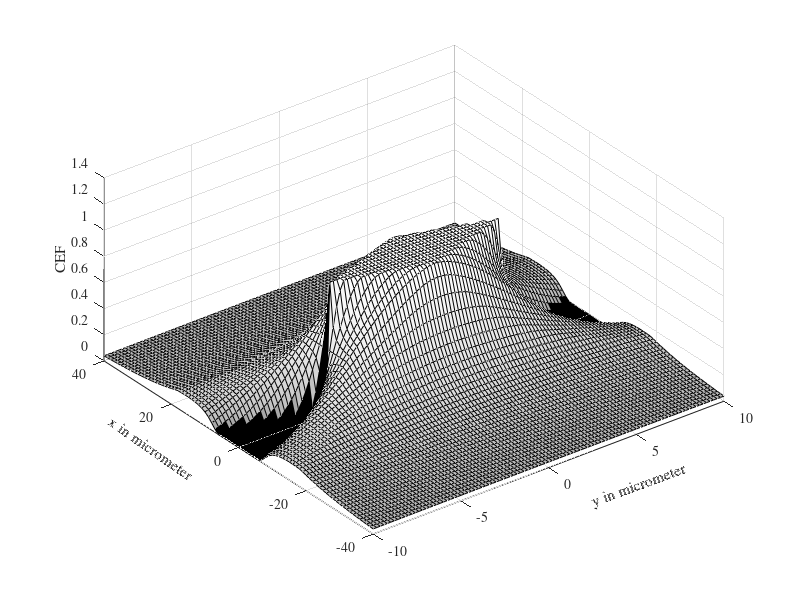

MATLAB code to generate this figure:
% program for the calculation of the detection efficiency distribution
% complete rectangular slit d*l

NA = 0.85;
psi = asin(NA/1.33);
tpsi = tan(psi);
tpsi2 = tan(psi)^2;
d = 10;
l = 10;

close
z = 0;
res = [];
x0 = 0:40;
y0 =0:0.2:10;
fac = 1/pi/(1-cos(psi))/2;

for i = 1:length(x0)
	x = abs(x0(i));
	for j = 1:length(y0)
		y = y0(j);
		if x==0
			res(i,j) = (-d/2<y)*(y<d/2)*(-l/2<z)*(z<l/2);
		else
			t1 = max(-d/2, y-abs(x)*tpsi);
			t2 = min(d/2, y+abs(x)*tpsi);
			step = (t2-t1)/100;
			s = t1 + ((1:100)-0.5)*step;
			f1 = max([-l/2*ones(size(s)) - z; - sqrt(x^2*tpsi2-(s-y).^2)]);
			f2 = min([l/2*ones(size(s)) - z; sqrt(x^2*tpsi2-(s-y).^2)]);
			res(i,j) = fac*step*sum(abs(x)./(x^2+(s-y).^2).*(f2./sqrt(x^2 + f2.^2 + (s-y).^2) - f1./sqrt(x^2 + f1.^2 + (s-y).^2)));
		end
	end
end
res = res.*(imag(res)==0);
res = res.*(res>0);
if 1
	tmp = res;
	tmp(:,1) = [];
	res = [fliplr(tmp) res];
	tmp = res;
	tmp(1,:) = [];
	res = [flipud(tmp); res];
end
close; surf(-10:0.2:10, -40:40,res); view([-37.5,50]); colormap('gray'); brighten(0.9);
set(gca,'FontName','Times');
xlabel('y in micrometer','FontName','Times','Rotation',20);
ylabel('x in micrometer','FontName','Times','Rotation',-35);
zlabel('CEF','FontName','Times');

